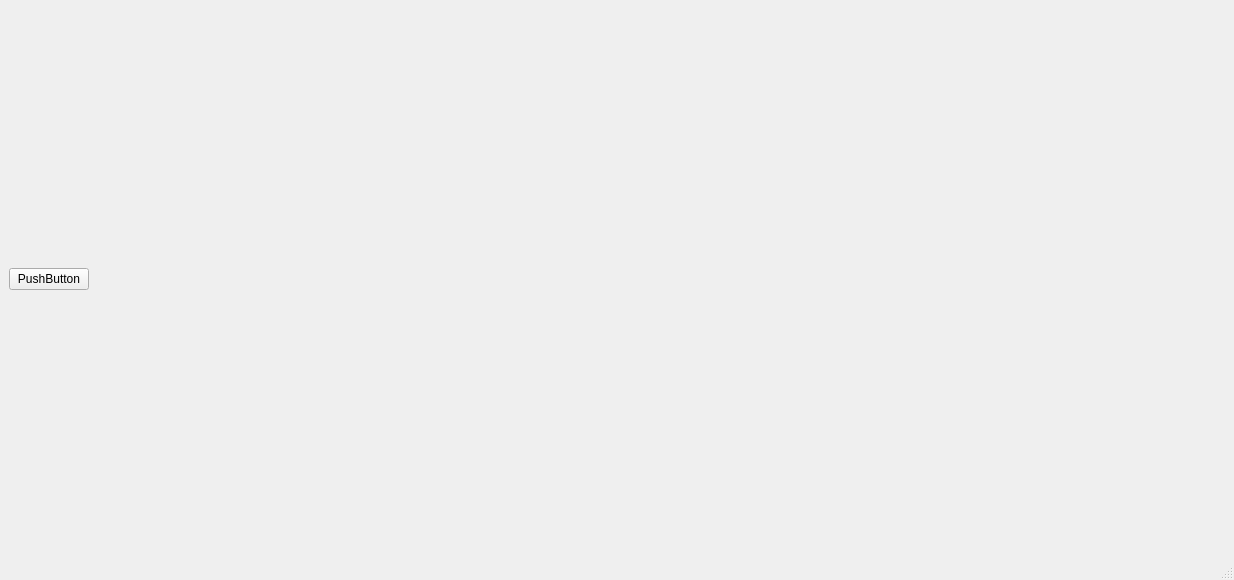
<?xml version="1.0" encoding="UTF-8"?>
<ui version="4.0">
 <class>MainWindow</class>
 <widget class="QMainWindow" name="MainWindow">
  <property name="geometry">
   <rect>
    <x>0</x>
    <y>0</y>
    <width>1234</width>
    <height>580</height>
   </rect>
  </property>
  <property name="windowTitle">
   <string>MainWindow</string>
  </property>
  <widget class="QWidget" name="centralwidget">
   <layout class="QHBoxLayout" name="horizontalLayout">
    <item>
     <layout class="QVBoxLayout" name="verticalLayout">
      <item>
       <widget class="QPushButton" name="pushButton">
        <property name="text">
         <string>PushButton</string>
        </property>
       </widget>
      </item>
     </layout>
    </item>
    <item>
     <widget class="DrawCanvas" name="drawCanvasPlaceholder" native="true">
      <property name="sizePolicy">
       <sizepolicy hsizetype="Expanding" vsizetype="Preferred">
        <horstretch>0</horstretch>
        <verstretch>0</verstretch>
       </sizepolicy>
      </property>
     </widget>
    </item>
   </layout>
  </widget>
  <widget class="QMenuBar" name="menubar">
   <property name="geometry">
    <rect>
     <x>0</x>
     <y>0</y>
     <width>1234</width>
     <height>20</height>
    </rect>
   </property>
  </widget>
  <widget class="QStatusBar" name="statusbar"/>
 </widget>
 <customwidgets>
  <customwidget>
   <class>DrawCanvas</class>
   <extends>QWidget</extends>
   <header>drawcanvas.h</header>
   <container>1</container>
  </customwidget>
 </customwidgets>
 <resources/>
 <connections/>
</ui>
